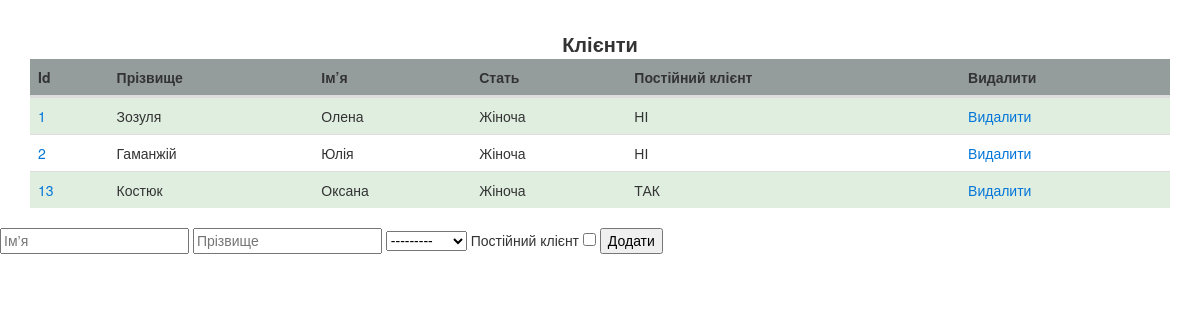
The page /hairdresses/clients/ on the database its author committed.
### hairdresses_app/models.py (models this page shows, shortened)
class Client(models.Model):
    name = models.CharField(verbose_name="Ім'я", max_length=255)
    surname = models.CharField(verbose_name="Прізвище", max_length=255)
    sex = models.CharField(verbose_name="Стать", choices=SEX.choices.items(), max_length=15)
    sign_regular_customer = models.BooleanField(verbose_name='Постійний клієнт', default=False)
    class Meta:
        verbose_name = "клієнт"
        verbose_name_plural = "Клієнти"

### hairdresses_app/views.py (the view)
# urls.py: path('clients/', views.list_of_clients, name='list-of-clients'),
def list_of_clients(request):
    context = {'form': ClientForm()}
    if request.method == 'POST':
        name = request.POST.get('name')
        surname = request.POST.get('surname')
        sex = request.POST.get('sex')
        sign_regular_customer = bool(request.POST.get('sign_regular_customer'))
        client = Client.objects.create(name=name, surname=surname, sex=sex, sign_regular_customer=sign_regular_customer)
    context['clients'] = Client.objects.all()
    return render(request, 'hairdresses_app/clients.html', context)

### hairdresses_app/forms.py
class ClientForm(forms.ModelForm):
    class Meta:
        model = Client
        fields = '__all__'

### hairdresses_app/templates/hairdresses_app/clients.html (shortened to what this page needs)
<!DOCTYPE html>
<html lang="en">
<head>
    {% load staticfiles %}
    <link rel="stylesheet" href="{% static 'hairdresses_app/css/bootstrap.min.css' %}">
    <link rel="stylesheet" href="{% static 'hairdresses_app/css/updated.css' %}">
</head>
<body>
<div class="container" style="margin-top: 30px" ng-controller="ServicesCtrl">
    <div class="row">
        <div class="col-md-12">
            <div class="panel panel-default">
                <div class="panel-heading">Клієнти</div>
                <div class="panel-body">
                    <table class="table table-striped">
                        <thead>
                        <tr>
                            <th>Id</th>
                            <th>Прізвище</th>
                            <th>Ім’я</th>
                            <th>Стать</th>
                            <th>Постійний клієнт</th>
                            <th>Видалити</th>
                        </tr>
                        </thead>
                        <tbody>
                        {% for client in clients %}
                            <tr>
                                <td><a href="{% url 'client-detailed' pk=client.id %}">
                                    {{ client.id }} </a></td>
                                <td>{{ client.name }} </td>
                                <td>{{ client.surname }}</td>
                                <td>{{ client.get_sex_display }}</td>
                                <td>{% if client.sign_regular_customer %}
                                    ТАК
                                {% else %}
                                    НІ
                                {% endif %}</td>
                                <td><a href="{% url 'client-edit' pk=client.id %}" class="delete_button">Видалити</a></td>
                            </tr>
                        {% endfor %}
                        </tbody>
                    </table>
                </div>
            </div>
        </div>
    </div>
</div>
<form method="post" action="{% url 'list-of-clients' %}">
    <input type="text" name="name" placeholder="Iм’я">
    <input type="text" name="surname" placeholder="Прізвище">
    {{ form.sex }}
    <label for="reg_client">Постійний клієнт</label>
    <input id="reg_client" type="checkbox" name="sign_regular_customer">
    <input type="submit" value="Додати">
</form>
</body>
</html>

### hairdresses_app/static/hairdresses_app/css/updated.css (style rules this page uses)
table { border-spacing: 0; border-collapse: separate; }
td, th { padding: 0 }
html { font-size: 10px; -webkit-tap-highlight-color: rgba(0, 0, 0, 0) }
body { font-family: "Helvetica Neue", Helvetica, Arial, sans-serif; font-size: 14px; line-height: 1.42857143; color: #333; background-color: #fff }
.container { padding-right: 15px; padding-left: 15px; margin-right: auto; margin-left: auto }
@media (min-width: 768px) { .container { width: 750px } }
@media (min-width: 992px) { .container { width: 970px } }
@media (min-width: 1200px) { .container { width: 1170px } }
.row { margin-right: -15px; margin-left: -15px }
table { background-color: transparent }
th { text-align: left; background-color: rgba(131,139,139,0.85) }
td { text-align: left; }
.table { width: 100%; max-width: 100%; margin-bottom: 20px }
.table > tbody > tr > td, .table > tbody > tr > th, .table > tfoot > tr > td, .table > tfoot > tr > th, .table > thead > tr > td, .table > thead > tr > th { padding: 8px; line-height: 1.42857143; vertical-align: top; border-top: 1px solid #ddd }
.table > thead > tr > th { vertical-align: bottom; border-bottom: 2px solid #ddd }
.table > caption + thead > tr:first-child > td, .table > caption + thead > tr:first-child > th, .table > colgroup + thead > tr:first-child > td, .table > colgroup + thead > tr:first-child > th, .table > thead:first-child > tr:first-child > td, .table > thead:first-child > tr:first-child > th { border-top: 0 }
.table-striped > tbody > tr:nth-of-type(odd) { background-color: #E0EEE0 }
.panel-heading { text-align: center; font-weight: bold; font-size: 20px; }

### rows shown on the page
Client: id "1", name "Зозуля", surname "Олена", sex "Жіноча", sign_regular_customer "НІ"
Client: id "2", name "Гаманжій", surname "Юлія", sex "Жіноча", sign_regular_customer "НІ"
Client: id "13", name "Костюк", surname "Оксана", sex "Жіноча", sign_regular_customer "ТАК"
